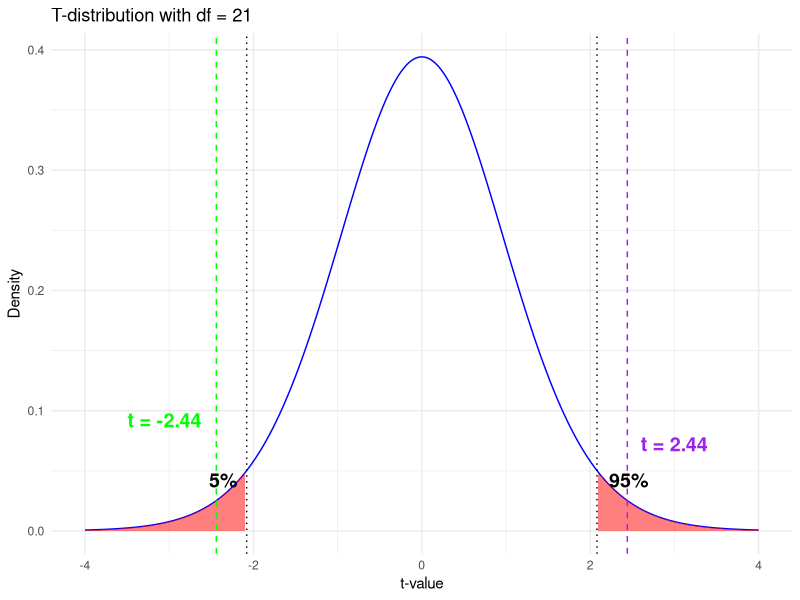

Write the R code that produced this figure.
# Load necessary package
library(ggplot2)

# Given values
mean_A <- 1.3
mean_B <- 1.6
sd_A <- 0.5
sd_B <- 0.3
n_A <- 22
n_B <- 24

# Calculate t-statistic
t_stat1 <- (mean_A - mean_B) / sqrt((sd_A^2 / n_A) + (sd_B^2 / n_B))
t_stat2 <- 2.44  # Second possible t-value

# Degrees of freedom (conservative estimate)
df <- min(n_A, n_B) - 1

# Compute critical t-values for a 5% significance level (two-tailed)
crit_value <- qt(0.975, df)  # Critical value for 5% significance level

# Generate t-distribution data
x_vals <- seq(-4, 4, length.out = 400)
y_vals <- dt(x_vals, df)
t_data <- data.frame(x = x_vals, y = y_vals)

# Filter data for shading (shade only the tails, NOT between -crit_value and crit_value)
shade_data_left <- subset(t_data, x <= -crit_value)  # Left tail
shade_data_right <- subset(t_data, x >= crit_value)  # Right tail

# Create the plot
ggplot(t_data, aes(x, y)) +
  geom_line(color = "blue") +  
  geom_ribbon(data = shade_data_left, aes(ymax = y), ymin = 0, fill = "red", alpha = 0.5) +
  geom_ribbon(data = shade_data_right, aes(ymax = y), ymin = 0, fill = "red", alpha = 0.5) +
  geom_vline(xintercept = t_stat1, linetype = "dashed", color = "green") +
  geom_vline(xintercept = t_stat2, linetype = "dashed", color = "purple") +
  geom_vline(xintercept = c(-crit_value, crit_value), linetype = "dotted", color = "black") +
  annotate("text", x = t_stat1, y = 0.08, label = paste("t =", round(t_stat1, 2)), 
           color = "green", size = 5, fontface = "bold", hjust = 1.2, vjust = -0.5) +
  annotate("text", x = t_stat2, y = 0.06, label = paste("t =", round(t_stat2, 2)), 
           color = "purple", size = 5, fontface = "bold", hjust = -0.2, vjust = -0.5) +
  annotate("text", x = crit_value, y = 0.03, label = "95%", color = "black", 
           size = 5, fontface = "bold", hjust = -0.3, vjust = -0.5) +
  annotate("text", x = -crit_value, y = 0.03, label = "5%", color = "black", 
           size = 5, fontface = "bold", hjust = 1.3, vjust = -0.5) +
  labs(title = paste("T-distribution with df =", df), x = "t-value", y = "Density") +
  theme_minimal()
